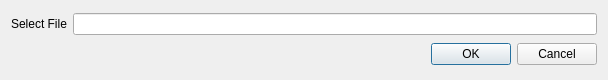
<?xml version="1.0" encoding="UTF-8"?>
<ui version="4.0">
 <class>FileSelect</class>
 <widget class="QDialog" name="FileSelect">
  <property name="geometry">
   <rect>
    <x>0</x>
    <y>0</y>
    <width>608</width>
    <height>80</height>
   </rect>
  </property>
  <property name="maximumSize">
   <size>
    <width>16777215</width>
    <height>80</height>
   </size>
  </property>
  <property name="windowTitle">
   <string>Select File</string>
  </property>
  <property name="windowIcon">
   <iconset resource="Icon.qrc">
    <normaloff>:/icon-image.png</normaloff>:/icon-image.png</iconset>
  </property>
  <layout class="QVBoxLayout" name="verticalLayout">
   <item>
    <layout class="QHBoxLayout" name="horizontalLayout">
     <item>
      <widget class="QLabel" name="label">
       <property name="text">
        <string>Select File</string>
       </property>
      </widget>
     </item>
     <item>
      <widget class="FileNavigator" name="fileSelect">
       <property name="accessibleName">
        <string>File: </string>
       </property>
      </widget>
     </item>
    </layout>
   </item>
   <item>
    <widget class="QDialogButtonBox" name="buttonBox">
     <property name="orientation">
      <enum>Qt::Horizontal</enum>
     </property>
     <property name="standardButtons">
      <set>QDialogButtonBox::Cancel|QDialogButtonBox::Ok</set>
     </property>
    </widget>
   </item>
  </layout>
 </widget>
 <customwidgets>
  <customwidget>
   <class>FileNavigator</class>
   <extends>QLineEdit</extends>
   <header>filenavigator.h</header>
  </customwidget>
 </customwidgets>
 <tabstops>
  <tabstop>fileSelect</tabstop>
 </tabstops>
 <resources>
  <include location="Icon.qrc"/>
 </resources>
 <connections>
  <connection>
   <sender>buttonBox</sender>
   <signal>accepted()</signal>
   <receiver>FileSelect</receiver>
   <slot>accept()</slot>
   <hints>
    <hint type="sourcelabel">
     <x>248</x>
     <y>254</y>
    </hint>
    <hint type="destinationlabel">
     <x>157</x>
     <y>274</y>
    </hint>
   </hints>
  </connection>
  <connection>
   <sender>buttonBox</sender>
   <signal>rejected()</signal>
   <receiver>FileSelect</receiver>
   <slot>reject()</slot>
   <hints>
    <hint type="sourcelabel">
     <x>316</x>
     <y>260</y>
    </hint>
    <hint type="destinationlabel">
     <x>286</x>
     <y>274</y>
    </hint>
   </hints>
  </connection>
 </connections>
</ui>
